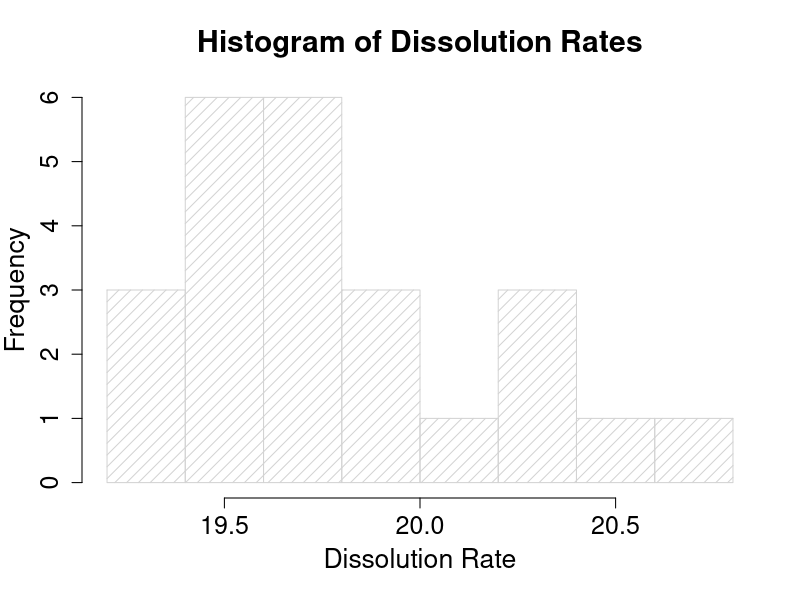
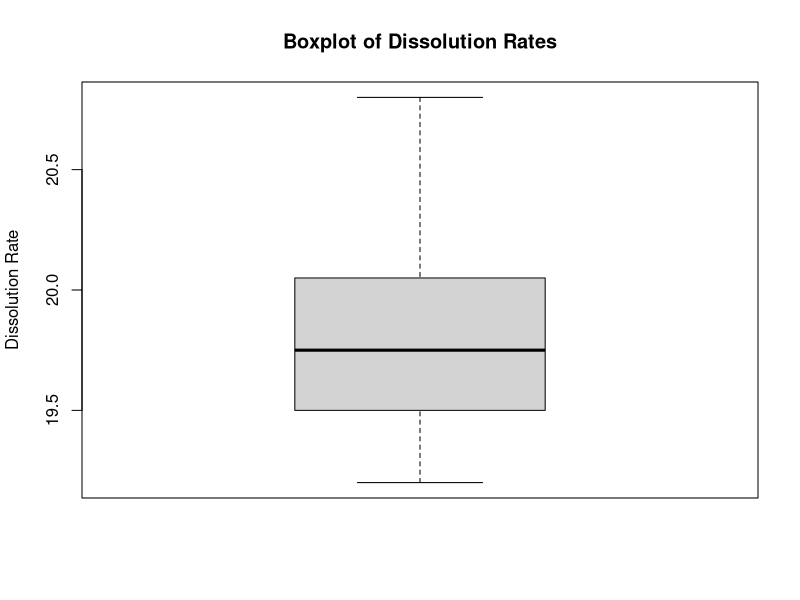

These charts were generated, in order, by the following R code:
# ========== #
# Homework 5 #
# ========== #

# Problem 5.59
# ============
rate <- read.csv("prob5-59.txt")        # Reads in dissolution rate data

hist(rate$results,xlab="Dissolution Rate",   # Histogram of dissolution rates
  ylab="Frequency",cex.lab=1.6,cex.axis=1.5,
  main="Histogram of Dissolution Rates",
  cex.main=1.8,density=12,angle=45,mgp=c(2.7,1,0))
boxplot(rate$results, ylab="Dissolution Rate", # Boxplot of dissolution rates
        main="Boxplot of Dissolution Rates")

mean(rate$results)                           # Mean dissolution rate
sd(rate$results)                             # SD of dissolution rates
pt(-1.928,23)                                # Left area of -1.928 in t dist. with 23 d.f.

# Alternatively, verify your results using t.test function 
t.test(rate, alternative="less", mu=20)      # Perform lower-sided test with mu_0=20
t.test(rate, conf.level=0.99)                # Construct CI with conf. level of 0.99


# Additional Problem 2
# ====================
exercise <- read.csv("exercise.txt")  # Reads in exercise capacity data

mean(exercise$capacity)                     # Mean exercise capacity
sd(exercise$capacity)                       # SD of exercise capacities
qt(0.975,34)                                # t critical value with 34 d.f.

t.test(exercise$capacity)                   # Exact CI with d.f of 34

